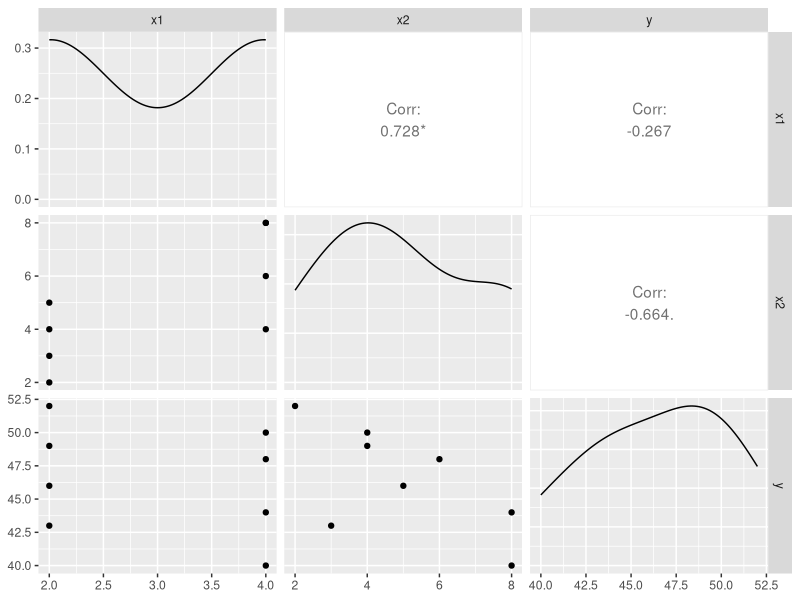

This chart was generated by the following R code:
# corrpreds
setwd("D:\\Data science  notes\\Data To Be Shared Before Class\\MLR\\Multicollinearity")

dataset = read.csv('corrpreds.csv')


# Pair plots
library(GGally)
ggpairs(dataset)

# Regresssion y on x1
regressor1 = lm(y ~ x1, data = dataset)
summary(regressor1)
anova(regressor1)

# Regresssion y on x2
regressor2 = lm(y ~ x2, data = dataset)
summary(regressor2)
anova(regressor2)

# Regresssion y on both x1 and x2
regressor3 = lm(y ~ x1 + x2, data = dataset)
summary(regressor3)
anova(regressor3)
